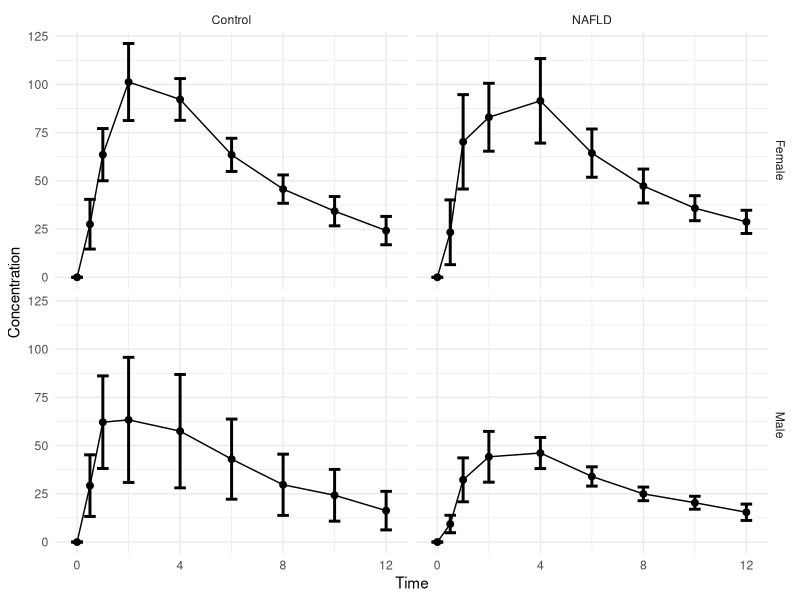
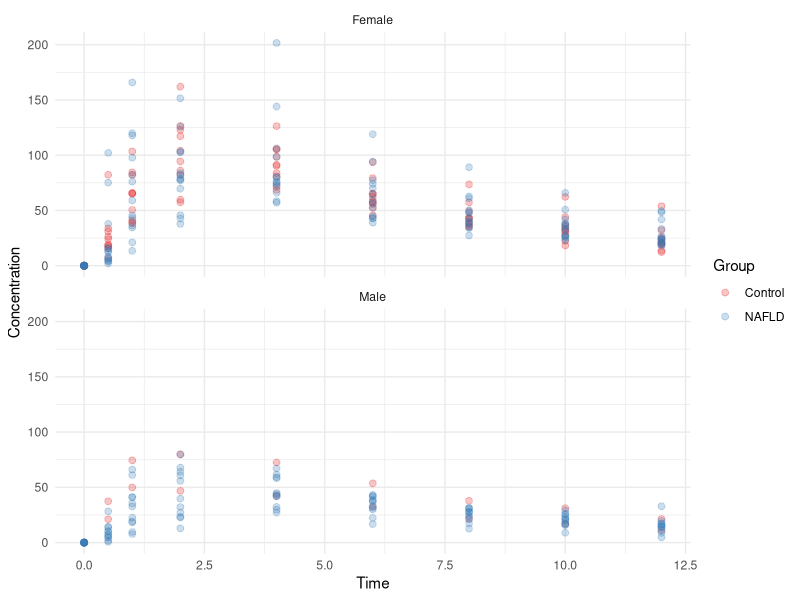

The R source for these figures, in order:
library(tidyverse)


conc = read_csv('2018-09 Apixiban Bayesian Models/Data/ApixibanConc.csv') %>% 
       na.omit() %>% 
       gather(Subject,Concentration,-Time) %>% 
       mutate(Subject = as.factor(Subject))

groups = read_csv('2018-09 Apixiban Bayesian Models/Data/ApixabanGroups.csv') %>% 
          mutate(Subject = as.factor(Subject))



data = conc %>% 
      inner_join(groups) %>% 
      mutate(Sex = if_else(Sex=='m','Male','Female'))

data %>% 
  ggplot(aes(Time,Concentration))+
  stat_summary(fun.data = function(x) mean_se(x,1.96), size = 1, geom = 'errorbar')+
  stat_summary(fun.y = mean, geom = 'line')+
  facet_grid(Sex ~ Group)+
  stat_summary(fun.y = mean, geom = 'point', size = 2)+
  scale_color_brewer(palette = 'Set1')+
  theme_minimal()

data %>% 
  ggplot(aes(Time,Concentration, color= Group))+
  geom_point(size = 2, alpha = 0.25)+
  scale_color_brewer(palette = 'Set1')+
  facet_wrap(~Sex, nrow = 2)+
  theme_minimal()

data %>% 
  write_csv('2018-09 Apixiban Bayesian Models/Data/ApixibanExperimentData.csv')
